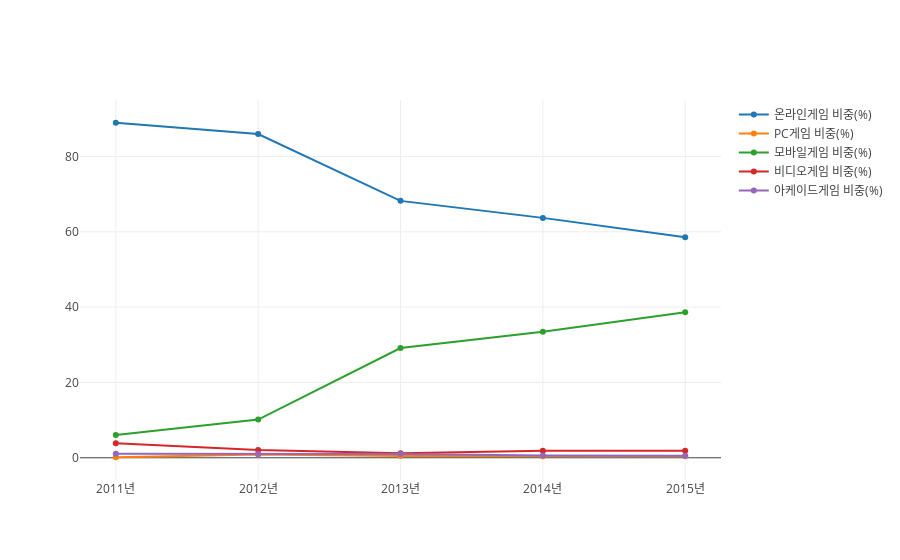

Notebook cell for this chart:
### Code cell
list_game_per = data_game_per.values.tolist()
year = ['2011년', '2012년', '2013년', '2014년', '2015년']

graph_data = [go.Scatter(x = year,y = list_game_per[0], name = '온라인게임 비중(%)'), go.Scatter(x = year,y = list_game_per[1], name = 'PC게임 비중(%)'),
             go.Scatter(x = year,y = list_game_per[2], name = '모바일게임 비중(%)'), go.Scatter(x = year,y = list_game_per[3], name = '비디오게임 비중(%)'),
             go.Scatter(x = year,y = list_game_per[4], name = '아케이드게임 비중(%)')]

py.iplot(graph_data)

### Figure 1 — Plotly figure (JSON) as saved in the notebook; plotly's stock layout.template omitted (floating-point values rounded to 4 significant figures)
{"data": [{"name": "온라인게임 비중(%)", "type": "scatter", "x": ["2011년", "2012년", "2013년", "2014년", "2015년"], "y": [88.94, 85.95, 68.2, 63.69, 58.57]}, {"name": "PC게임 비중(%)", "type": "scatter", "x": ["2011년", "2012년", "2013년", "2014년", "2015년"], "y": [0.1369, 0.8615, 0.4754, 0.3872, 0.4204]}, {"name": "모바일게임 비중(%)", "type": "scatter", "x": ["2011년", "2012년", "2013년", "2014년", "2015년"], "y": [6.041, 10.15, 29.12, 33.48, 38.65]}, {"name": "비디오게임 비중(%)", "type": "scatter", "x": ["2011년", "2012년", "2013년", "2014년", "2015년"], "y": [3.828, 2.039, 1.171, 1.836, 1.842]}, {"name": "아케이드게임 비중(%)", "type": "scatter", "x": ["2011년", "2012년", "2013년", "2014년", "2015년"], "y": [1.05, 1.002, 1.032, 0.6067, 0.5257]}], "layout": {}}
